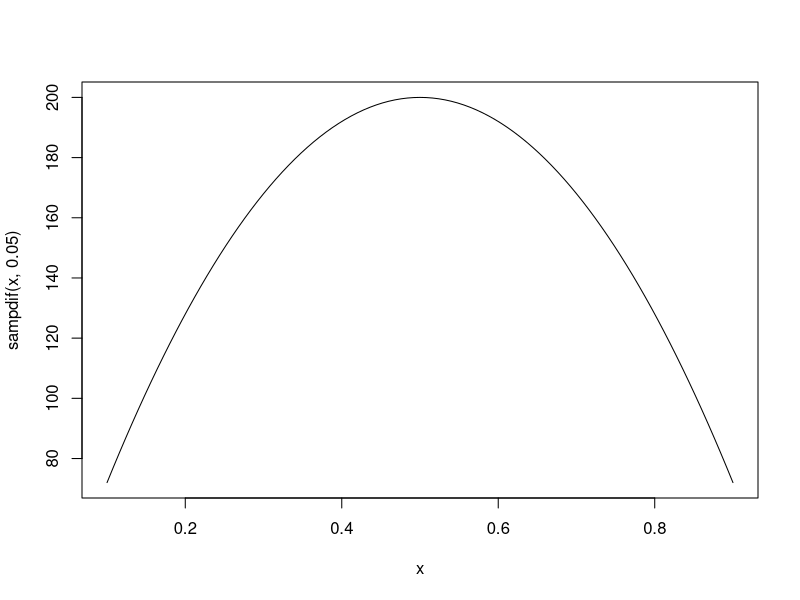
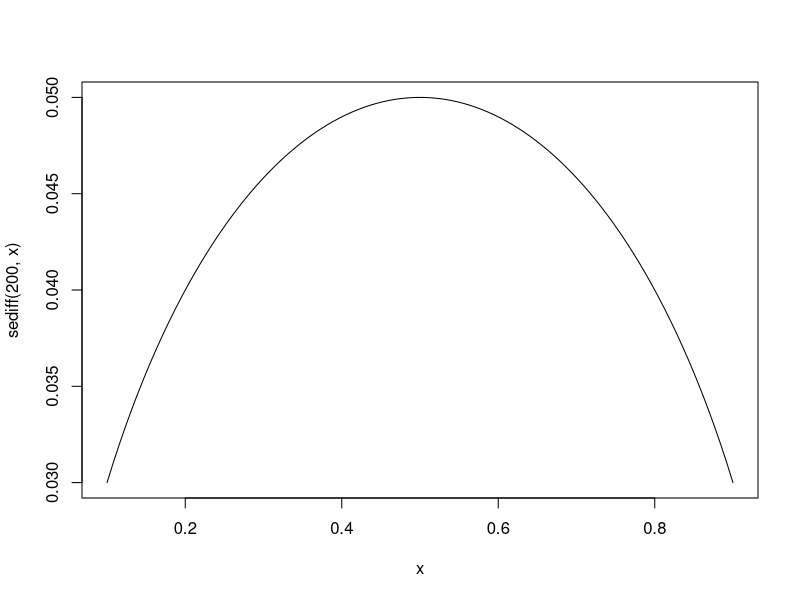

Reproduce these figures in R, in order.
## ---- chunk 1
sediff <- function(n,p) {
  sqrt(2*p*(1-p)/n)
}
sampdif <- function(p,z) {
  2*p*(1-p)/z^2
}
## ---- chunk 2
curve(sampdif(x,.05),xlim=c(.1,.9))
## ---- chunk 3
curve(sediff(200,x),xlim=c(.1,.9))
